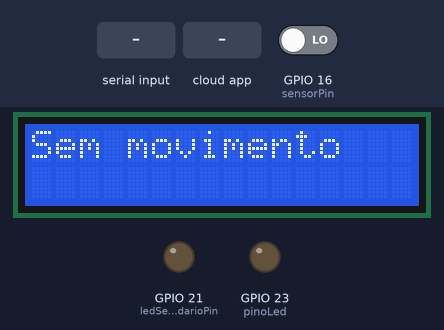
This sketch was run on a simulated ESP32. Shown: 16×2 character LCD, output pins drawn as LEDs (lit = HIGH). The inputs (shaded band) are chosen by the test bench; at power-on: GPIO 16 (sensorPin) LOW. WiFi joins after 1.5 s; servers stay silent unless stated; the Firebase database answers and starts empty; pins used as bus, display or sensor lines are not drawn; what the sketch prints to the serial monitor is not drawn.

Above: at 3.4 s.
3.5 s: "ligar tudo\n" received over Serial
At 7.8 s:
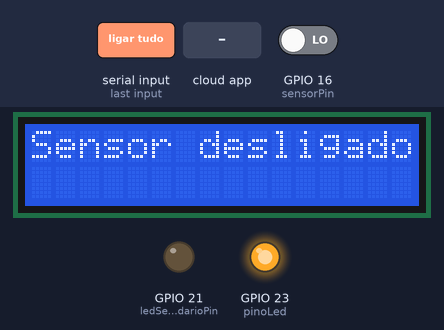
8.1 s: the phone or cloud app sets comando_desligar_lcd to 1
At 9.1 s:
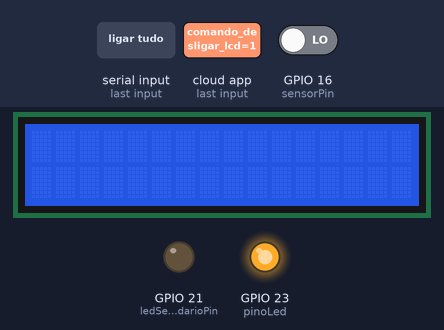
10.3 s: the phone or cloud app sets comando_ligar_led2 to 1
At 11.9 s:
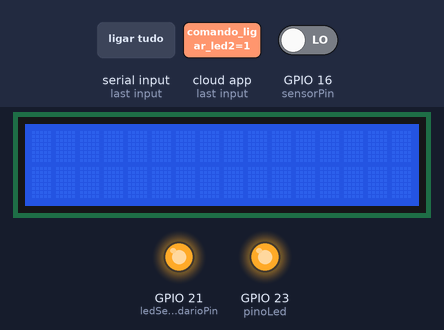
12.3 s: the phone or cloud app sets modo to auto
At 14.6 s:
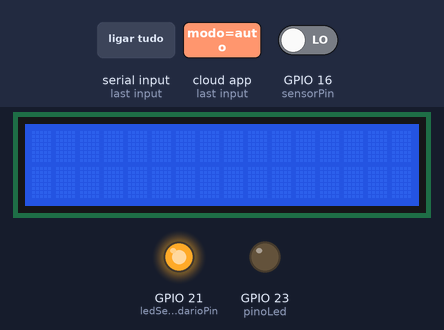
14.9 s: the phone or cloud app sets comando_desligar_led2 to 1
At 17.3 s:
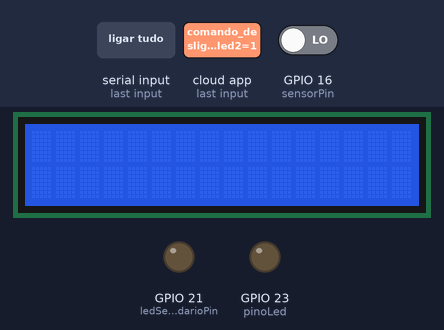
17.7 s: GPIO 16 (sensorPin) driven HIGH
At 20.0 s:
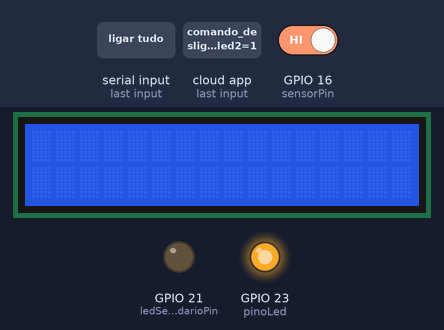
Timing chart, 0 to 21.5 s (numbered marks = the images above; inputs shaded):
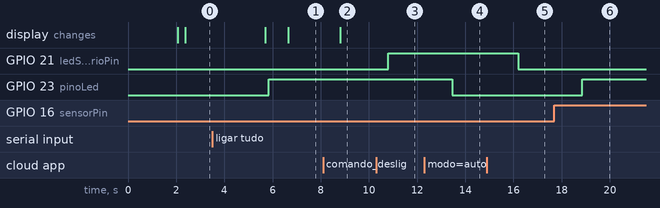

The sketch:

CasaInteligente.ino
```cpp
#include <WiFi.h>
#include <Firebase_ESP_Client.h>
#include <LiquidCrystal.h>

// LCD: RS, E, D4, D5, D6, D7
LiquidCrystal lcd(26, 25, 33, 32, 27, 14);

// Wi-Fi
#define WIFI_SSID "A21s"
#define WIFI_PASSWORD "12345678"

// Firebase
#define API_KEY "AIzaSyBrnqehQ_h9MbIcYlDHK4BHbyvgztQZRqs"
#define DATABASE_URL "https://iot-senai-esp32-default-rtdb.firebaseio.com"
#define USER_EMAIL "conta.qualquer@email.com"
#define USER_PASSWORD "415263senha"

// Firebase objetos
FirebaseData fbdo;
FirebaseAuth auth;
FirebaseConfig config;

// Dispositivo
const String dispositivo = "ESP32-01";

// Pinos
const int pinoLed = 23;
const int sensorPin = 16;
const int releLCD = 22;
const int ledSecundarioPin = 21;

bool controleManualLED = false;
bool lcdLigado = false;

void connectWiFi() {
  WiFi.mode(WIFI_STA);
  WiFi.begin(WIFI_SSID, WIFI_PASSWORD);
  Serial.print("Conectando ao Wi-Fi");
  while (WiFi.status() != WL_CONNECTED) {
    Serial.print(".");
    delay(500);
  }
  Serial.println("\nConectado ao Wi-Fi");
}

void initFirebase() {
  config.api_key = API_KEY;
  config.database_url = DATABASE_URL;
  auth.user.email = USER_EMAIL;
  auth.user.password = USER_PASSWORD;
  Firebase.begin(&config, &auth);
  Firebase.reconnectWiFi(true);
}

void enviarEstado(String campo, bool valor) {
  String path = "testeCasa/" + dispositivo + "/" + campo;
  Firebase.RTDB.setBool(&fbdo, path.c_str(), valor);
}

bool lerComando(String campo) {
  String path = "testeCasa/" + dispositivo + "/" + campo;
  if (Firebase.RTDB.getBool(&fbdo, path.c_str())) {
    return fbdo.boolData();
  } else {
    Serial.println("Erro ao ler comando: " + fbdo.errorReason());
    return false;
  }
}

void atualizarModo() {
  String path = "testeCasa/" + dispositivo + "/modo";
  if (Firebase.RTDB.getString(&fbdo, path.c_str())) {
    String modo = fbdo.stringData();
    if (modo == "auto" && controleManualLED) {
      controleManualLED = false;
      Serial.println("Modo automático ativado.");
    } else if (modo == "manual" && !controleManualLED) {
      controleManualLED = true;
      Serial.println("Modo manual ativado.");
    }
  } else {
    Serial.println("Erro ao ler modo: " + fbdo.errorReason());
  }
}

void setup() {
  Serial.begin(115200);

  pinMode(pinoLed, OUTPUT);
  pinMode(sensorPin, INPUT);
  pinMode(releLCD, OUTPUT);
  pinMode(ledSecundarioPin, OUTPUT);

  connectWiFi();
  initFirebase();

  // Verifica se o relé está ativando o VCC da tela
  digitalWrite(releLCD, LOW);  // Liga LCD (conecta VCC)
  delay(500);
  lcd.begin(16, 2);
  lcd.print("Iniciando...");
  lcdLigado = true;
  enviarEstado("lcd", true);
}

void loop() {
  atualizarModo();

  int movimento = digitalRead(sensorPin);

  if (!controleManualLED) {
    if (movimento == HIGH) {
      digitalWrite(pinoLed, HIGH);
      if (lcdLigado) {
        lcd.clear();
        lcd.print("Movimento!");
      }
      enviarEstado("led1", true);
      Serial.println("Movimento detectado!");
    } else {
      digitalWrite(pinoLed, LOW);
      if (lcdLigado) {
        lcd.clear();
        lcd.print("Sem movimento");
      }
      enviarEstado("led1", false);
      Serial.println("Nada detectado");
    }
  } else {
    if (lcdLigado) {
      lcd.clear();
      lcd.print("Sensor desligado.");
    }
  }

  // Comandos remotos
  if (lerComando("comando_ligar_led1")) {
    ligarLed();
    enviarEstado("comando_ligar_led1", false);
  }
  if (lerComando("comando_desligar_led1")) {
    desligarLed();
    enviarEstado("comando_desligar_led1", false);
  }
  if (lerComando("comando_ligar_lcd")) {
    ligarLCD();
    enviarEstado("comando_ligar_lcd", false);
  }
  if (lerComando("comando_desligar_lcd")) {
    desligarLCD();
    enviarEstado("comando_desligar_lcd", false);
  }
  if (lerComando("comando_ligar_led2")) {
    ligarLed2();
    enviarEstado("comando_ligar_led2", false);
  }
  if (lerComando("comando_desligar_led2")) {
    desligarLed2();
    enviarEstado("comando_desligar_led2", false);
  }

  // Comandos seriais
  if (Serial.available()) {
    String comando = Serial.readStringUntil('\n');
    comando.trim();

    if (comando == "ligar tela") {
      ligarLCD();
    } else if (comando == "desligar tela") {
      desligarLCD();
    } else if (comando == "ligar led1") {
      ligarLed();
    } else if (comando == "desligar led1") {
      desligarLed();
    } else if (comando == "ligar tudo") {
      ligarLCD();
      ligarLed();
    } else if (comando == "desligar tudo") {
      desligarLCD();
      desligarLed();
    } else if (comando == "ligar led2") {
      ligarLed2();
    } else if (comando == "desligar led2") {
      desligarLed2();
    } else if (comando == "auto") {
      controleManual();
    } else {
      Serial.println("Comando inválido.");
    }
  }

  delay(500);
}

// Funções auxiliares
void ligarLCD() {
  digitalWrite(releLCD, LOW);  // Alimenta VCC do LCD
  delay(500);
  lcd.begin(16, 2);
  lcdLigado = true;
  lcd.print("LCD ligado");
  enviarEstado("lcd", true);
  Serial.println("LCD ligado.");
}

void desligarLCD() {
  if (lcdLigado) {
    lcd.clear();
    lcdLigado = false;
  }
  digitalWrite(releLCD, HIGH);  // Corta alimentação do LCD
  enviarEstado("lcd", false);
  Serial.println("LCD desligado.");
}

void ligarLed() {
  digitalWrite(pinoLed, HIGH);
  controleManualLED = true;
  enviarEstado("led1", true);
  Serial.println("LED 1 ligado.");
}

void desligarLed() {
  digitalWrite(pinoLed, LOW);
  controleManualLED = true;
  enviarEstado("led1", false);
  Serial.println("LED 1 desligado.");
}

void ligarLed2() {
  digitalWrite(ledSecundarioPin, HIGH);
  enviarEstado("led2", true);
  Serial.println("LED 2 ligado.");
}

void desligarLed2() {
  digitalWrite(ledSecundarioPin, LOW);
  enviarEstado("led2", false);
  Serial.println("LED 2 desligado.");
}

void controleManual() {
  controleManualLED = !controleManualLED;
  if (digitalRead(pinoLed) == HIGH) {
    delay(1000);
    digitalWrite(pinoLed, LOW);
    enviarEstado("led1", false);
  }
  Serial.print("Sensor ");
  Serial.println(controleManualLED ? "desligado" : "ligado");
}
```

Measured:
- after the input at 3.5 s, GPIO 23 (pinoLed): LOW → HIGH after 2.3 s; the display: first changes after 2.2 s (image 1 shows a later state)
- after the input at 8.1 s, the display: changes after 0.70 s (image 2)
- after the input at 10.3 s, GPIO 21 (ledSecundarioPin): LOW → HIGH after 0.50 s
- after the input at 12.3 s, GPIO 23 (pinoLed): HIGH → LOW after 1.2 s
- after the input at 14.9 s, GPIO 21 (ledSecundarioPin): HIGH → LOW after 1.3 s
- after the input at 17.7 s, GPIO 23 (pinoLed): LOW → HIGH after 1.2 s
